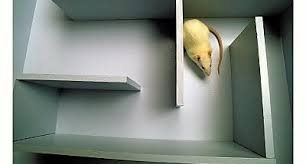
#> input picture images/rat.jpeg, 306 x 164 px
$ python test2.py   (older library calls are emulated)
#> lines starting #> are read from the running program, lines starting #| are printed output that depends on the picture
# Standard imports
import cv2
import numpy as np;

# Read image
im = cv2.imread("images/rat.jpeg", cv2.IMREAD_GRAYSCALE)
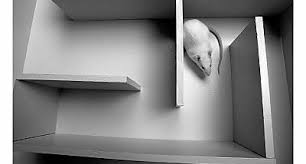
#> im: shape (164, 306); min 0, max 255, mean 134.3

# Set up the detector with default parameters.
detector = cv2.SimpleBlobDetector()

# Detect blobs.
keypoints = detector.detect(im)
#> keypoints = ()

# Draw detected blobs as red circles.
# cv2.DRAW_MATCHES_FLAGS_DRAW_RICH_KEYPOINTS ensures the size of the circle corresponds to the size of blob
im_with_keypoints = cv2.drawKeypoints(im, keypoints, np.array([]), (0,0,255), cv2.DRAW_MATCHES_FLAGS_DRAW_RICH_KEYPOINTS)

# Show keypoints
cv2.imshow("Keypoints", im_with_keypoints)
cv2.waitKey(0)
